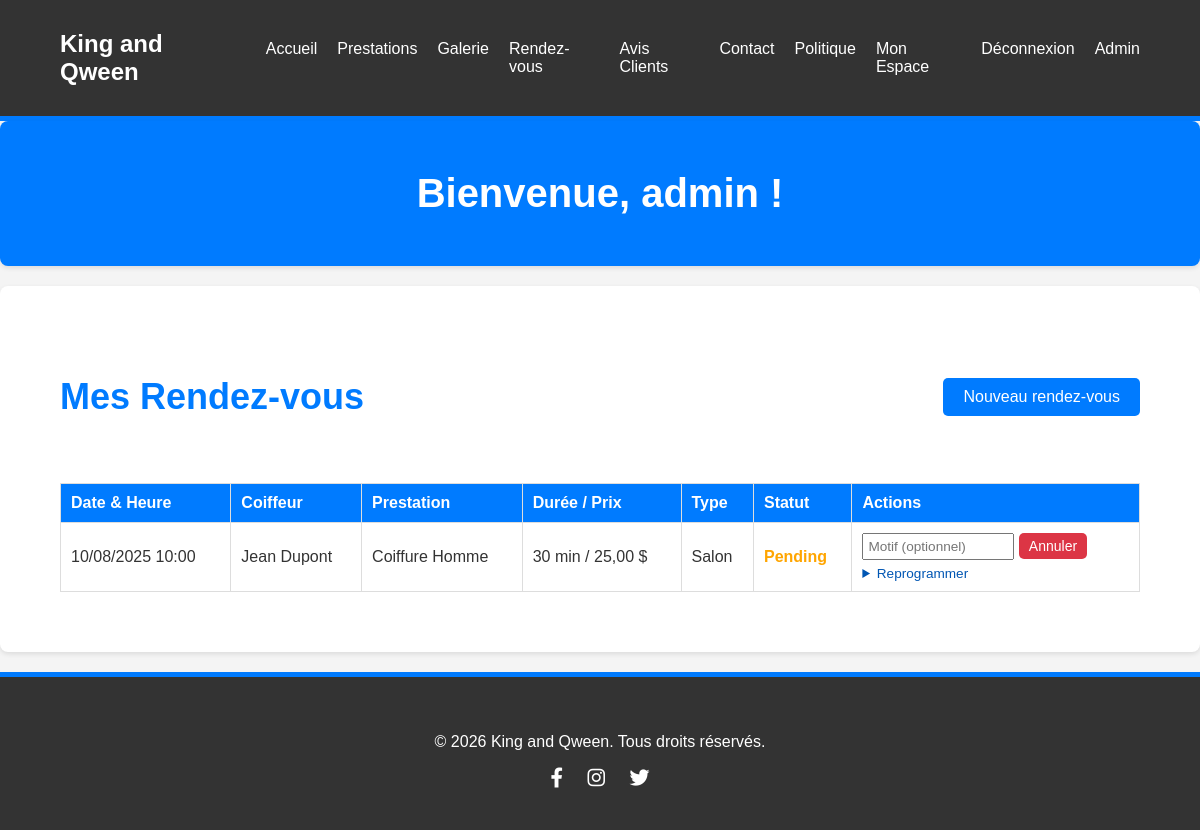
Before: /frontend/client_dashboard.php (signed in) with the older database file.
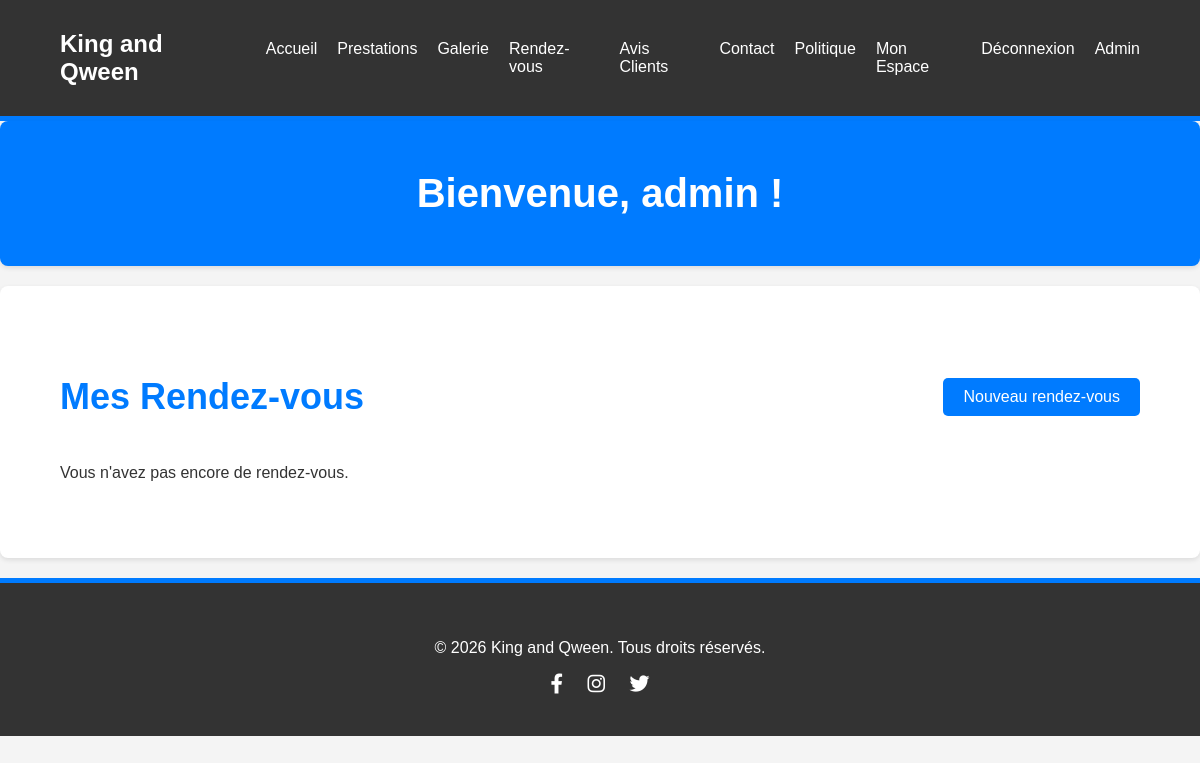
After: the same page with the newer database file.
### tables this page shows
CREATE TABLE `rendezvous` (
  `id` int(11) NOT NULL AUTO_INCREMENT,
  `client_id` int(11) NOT NULL,
  `coiffeur_id` int(11) NOT NULL,
  `service_id` int(11) NOT NULL,
  `date_heure` datetime NOT NULL,
  `date_heure_fin` datetime DEFAULT NULL,
  `duree_minutes_snapshot` int(11) NOT NULL DEFAULT 30,
  `prix_final` decimal(10,2) DEFAULT NULL,
  `type_prestation` enum('domicile','salon') NOT NULL DEFAULT 'salon',
  `adresse_domicile` text DEFAULT NULL,
  `telephone` varchar(30) DEFAULT NULL,
  `statut` enum('pending','confirmed','cancelled_by_client','cancelled_by_coiffeur','completed') NOT NULL DEFAULT 'pending',
  `motif_annulation` text DEFAULT NULL,
  `created_at` datetime DEFAULT CURRENT_TIMESTAMP,
  `updated_at` datetime DEFAULT CURRENT_TIMESTAMP ON UPDATE CURRENT_TIMESTAMP,
  PRIMARY KEY (`id`),
  KEY `idx_rdv_client_date` (`client_id`, `date_heure`),
  KEY `idx_rdv_coiffeur_date` (`coiffeur_id`, `date_heure`),
  KEY `idx_rdv_service` (`service_id`),
  KEY `idx_rdv_date_heure` (`date_heure`),
  KEY `idx_rdv_statut` (`statut`),
  CONSTRAINT `fk_rdv_client` FOREIGN KEY (`client_id`) REFERENCES `users`(`id`) ON DELETE CASCADE,
  CONSTRAINT `fk_rdv_coiffeur` FOREIGN KEY (`coiffeur_id`) REFERENCES `coiffeurs`(`id`) ON DELETE CASCADE,
  CONSTRAINT `fk_rdv_service` FOREIGN KEY (`service_id`) REFERENCES `services`(`id`) ON DELETE CASCADE
);

CREATE TABLE `users` (
  `id` int(11) NOT NULL AUTO_INCREMENT,
  `username` varchar(255) NOT NULL,
  `email` varchar(255) NOT NULL UNIQUE,
  `password` varchar(255) NOT NULL,
  `role` enum('client','coiffeur','admin') NOT NULL DEFAULT 'client',
  `reset_token` varchar(100) DEFAULT NULL,
  `reset_token_expiry` datetime DEFAULT NULL,
  `failed_login_attempts` int(11) NOT NULL DEFAULT 0,
  `locked_until` datetime DEFAULT NULL,
  `created_at` datetime DEFAULT CURRENT_TIMESTAMP,
  `updated_at` datetime DEFAULT CURRENT_TIMESTAMP ON UPDATE CURRENT_TIMESTAMP,
  PRIMARY KEY (`id`),
  KEY `idx_users_role` (`role`),
  KEY `idx_users_reset_token` (`reset_token`)
);

CREATE TABLE `services` (
  `id` int(11) NOT NULL AUTO_INCREMENT,
  `nom` varchar(255) NOT NULL,
  `description` text,
  `prix_depart` decimal(10,2) NOT NULL,
  `duree_minutes` int(11) NOT NULL DEFAULT 30,
  `prix_discutable` tinyint(1) DEFAULT 0,
  `created_at` datetime DEFAULT CURRENT_TIMESTAMP,
  PRIMARY KEY (`id`),
  CONSTRAINT `chk_services_prix` CHECK (`prix_depart` >= 0),
  CONSTRAINT `chk_services_duree` CHECK (`duree_minutes` > 0)
);

### frontend/client_dashboard.php (the view, shortened to what the changed rows need)
<?php
require_once __DIR__ . "/../includes/db.php";
$user_id = (int) $_SESSION["user_id"];
$username = $_SESSION["username"] ?? "Client";
$appointments = [];
$sql_appointments = "SELECT r.id, r.date_heure, r.date_heure_fin,
                            COALESCE(r.duree_minutes_snapshot, s.duree_minutes, 30) AS duree_minutes,
                            COALESCE(r.prix_final, s.prix_depart) AS prix_final,
                            r.type_prestation, r.statut, r.motif_annulation,
                            s.nom AS service_nom, u.username AS coiffeur_nom,
                            a.id AS avis_id
                     FROM rendezvous r
                     JOIN services s ON r.service_id = s.id
                     JOIN coiffeurs c ON r.coiffeur_id = c.id
                     JOIN users u ON c.user_id = u.id
                     LEFT JOIN avis a ON a.rendezvous_id = r.id
                     WHERE r.client_id = ?
                     ORDER BY r.date_heure DESC";
if ($stmt = $mysqli->prepare($sql_appointments)) {
    $stmt->bind_param("i", $user_id);
    $stmt->execute();
    $result = $stmt->get_result();
    while ($row = $result->fetch_assoc()) {
        $appointments[] = $row;
    }
}
include __DIR__ . "/../includes/header.php";
?>
<section class="page-title">
    <div class="container">
        <h1>Bienvenue, <?php echo htmlspecialchars($username); ?> !</h1>
    </div>
</section>
<section class="client-dashboard">
    <div class="container">
        <div style="display:flex; justify-content:space-between; align-items:center; margin-bottom:15px;">
            <h2>Mes Rendez-vous</h2>
            <a href="<?php echo BASE_URL; ?>frontend/rendezvous.php" class="btn">Nouveau rendez-vous</a>
        </div>
        <?php if (empty($appointments)): ?>
            <p>Vous n'avez pas encore de rendez-vous.</p>
        <?php else: ?>
            <div class="table-responsive">
                <table>
                    <thead>
                        <tr>
                            <th>Date &amp; Heure</th>
                            <th>Coiffeur</th>
                            <th>Prestation</th>
                            <th>Durée / Prix</th>
                            <th>Type</th>
                            <th>Statut</th>
                            <th>Actions</th>
                        </tr>
                    </thead>
                    <tbody>
                        <?php foreach ($appointments as $appointment): ?>
                            <tr>
                                <td><?php echo date("d/m/Y H:i", strtotime($appointment["date_heure"])); ?></td>
                                <td><?php echo htmlspecialchars($appointment["coiffeur_nom"]); ?></td>
                                <td><?php echo htmlspecialchars($appointment["service_nom"]); ?></td>
                                <td>
                                    <?php echo (int) $appointment["duree_minutes"]; ?> min /
                                    <?php echo number_format((float) $appointment["prix_final"], 2, ',', ' '); ?> $
                                </td>
                                <td><?php echo htmlspecialchars(ucfirst($appointment["type_prestation"])); ?></td>
                                <td>
                                    <span class="status-<?php echo strtolower($appointment["statut"]); ?>">
                                        <?php echo htmlspecialchars(ucfirst(str_replace('_', ' ', $appointment["statut"]))); ?>
                                    </span>
                                </td>
                                <td>
                                    <?php if ($appointment["statut"] === "pending" || $appointment["statut"] === "confirmed"): ?>
                                        <form action="<?php echo htmlspecialchars($_SERVER["PHP_SELF"]); ?>" method="post" onsubmit="return confirm('Êtes-vous sûr de vouloir annuler ce rendez-vous ?');" style="margin-bottom:6px;">
                                            <input type="text" name="motif_annulation" placeholder="Motif (optionnel)" maxlength="200" style="padding:4px; font-size:0.85rem; width:140px;">
                                            <button type="submit" class="btn btn-danger btn-sm">Annuler</button>
                                        </form>
                                        <details>
                                            <summary style="cursor:pointer; font-size:0.85rem; color:#0056b3;">Reprogrammer</summary>
                                        </details>
                                    <?php elseif ($appointment["statut"] === "completed" && empty($appointment["avis_id"])): ?>
                                        <a href="<?php echo BASE_URL; ?>frontend/avis.php?rendezvous_id=<?php echo (int) $appointment["id"]; ?>" class="btn btn-sm">Laisser un avis</a>
                                    <?php else: ?>
                                        -
                                    <?php endif; ?>
                                </td>
                            </tr>
                        <?php endforeach; ?>
                    </tbody>
                </table>
            </div>
        <?php endif; ?>
    </div>
</section>
<?php include __DIR__ . "/../includes/footer.php"; ?>

Changed rows visible on the page:
no longer on this page (row edited): rendezvous: date_heure "10/08/2025 10:00", users.username "Jean Dupont", service.nom "Coiffure Homme", duree_minutes "30", prix_final "25,00", type_prestation "Salon", statut "Pending"
Other visible differences:
text no longer shown: "Date & Heure Coiffeur Prestation Durée / Prix Type Statut Actions"
text now shown: "Vous n'avez pas encore de rendez-vous."
